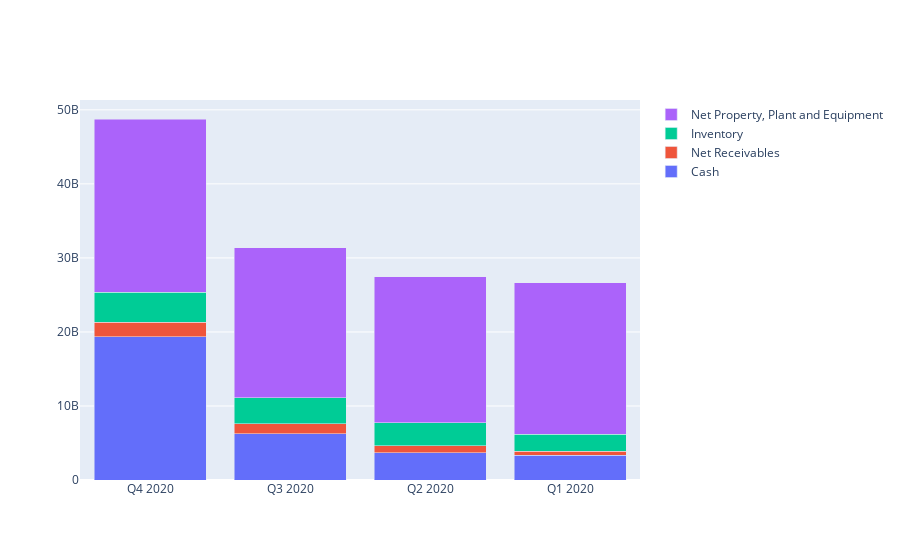

Here is the notebook cell this chart was saved with:
### Code cell
x = ['Q4 2020', 'Q3 2020', 'Q2 2020', 'Q1 2020']
fig = go.Figure(data=[
    go.Bar(name="Cash", x=['Q4 2020', 'Q3 2020', 'Q2 2020', 'Q1 2020'], y=tesla.balance_sheet.loc['Cash']),
    go.Bar(name="Net Receivables", x=['Q4 2020', 'Q3 2020', 'Q2 2020', 'Q1 2020'], y=tesla.balance_sheet.loc['Net Receivables']),
    go.Bar(name="Inventory", x=['Q4 2020', 'Q3 2020', 'Q2 2020', 'Q1 2020'], y=tesla.balance_sheet.loc['Inventory']),
go.Bar(name="Net Property, Plant and Equipment", x=['Q4 2020', 'Q3 2020', 'Q2 2020', 'Q1 2020'], y=tesla.balance_sheet.loc['Property Plant Equipment'])
])

fig.update_layout(barmode='stack')
fig.show()

### Figure 1 — Plotly figure (JSON) as saved in the notebook; plotly's stock layout.template omitted (floating-point values rounded to 4 significant figures)
{"data": [{"name": "Cash", "type": "bar", "x": ["Q4 2020", "Q3 2020", "Q2 2020", "Q1 2020"], "y": [19384000000, 6268000000, 3686000000, 3367914000]}, {"name": "Net Receivables", "type": "bar", "x": ["Q4 2020", "Q3 2020", "Q2 2020", "Q1 2020"], "y": [1903000000, 1324000000, 949000000, 515381000]}, {"name": "Inventory", "type": "bar", "x": ["Q4 2020", "Q3 2020", "Q2 2020", "Q1 2020"], "y": [4101000000, 3552000000, 3113000000, 2263537000]}, {"name": "Net Property, Plant and Equipment", "type": "bar", "x": ["Q4 2020", "Q3 2020", "Q2 2020", "Q1 2020"], "y": [23375000000, 20199000000, 19691000000, 20491616000]}], "layout": {"autosize": true, "barmode": "stack", "xaxis": {"autorange": true, "range": [-0.5, 3.5], "type": "category"}, "yaxis": {"autorange": true, "range": [0, 51330000000.0], "type": "linear"}}}
